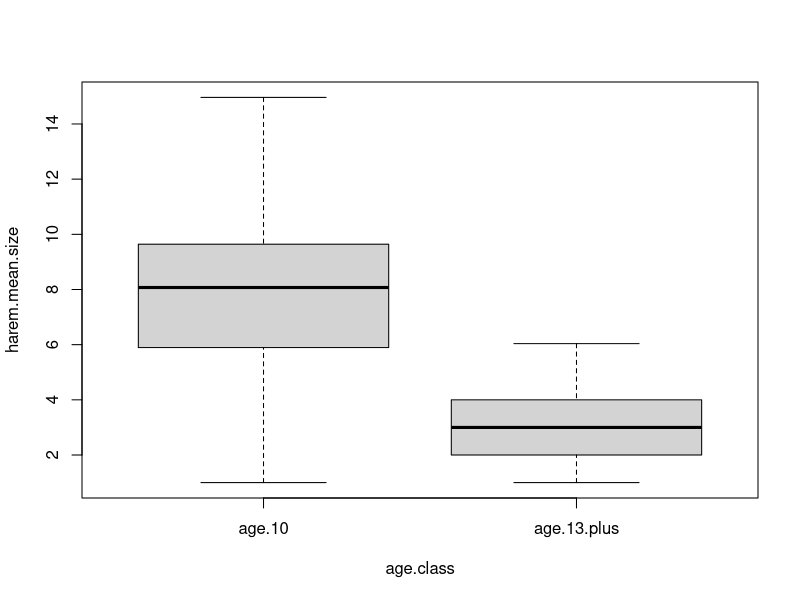
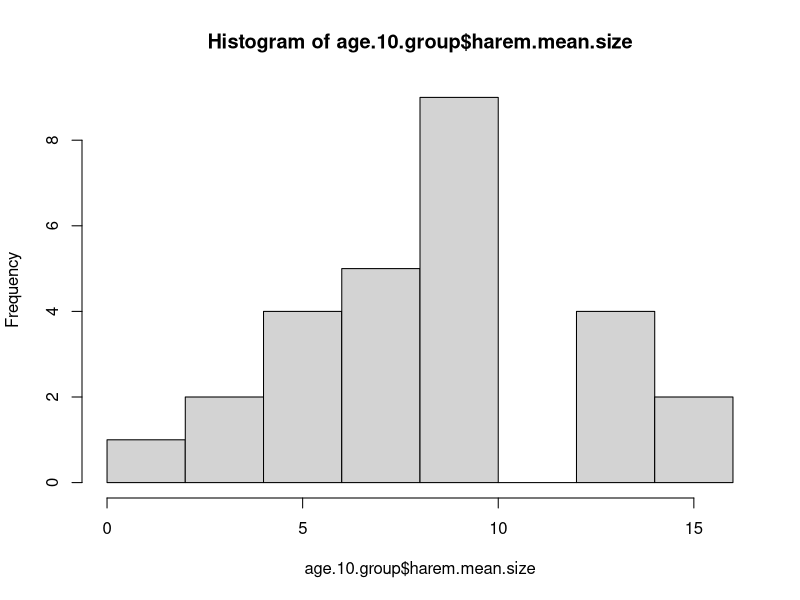
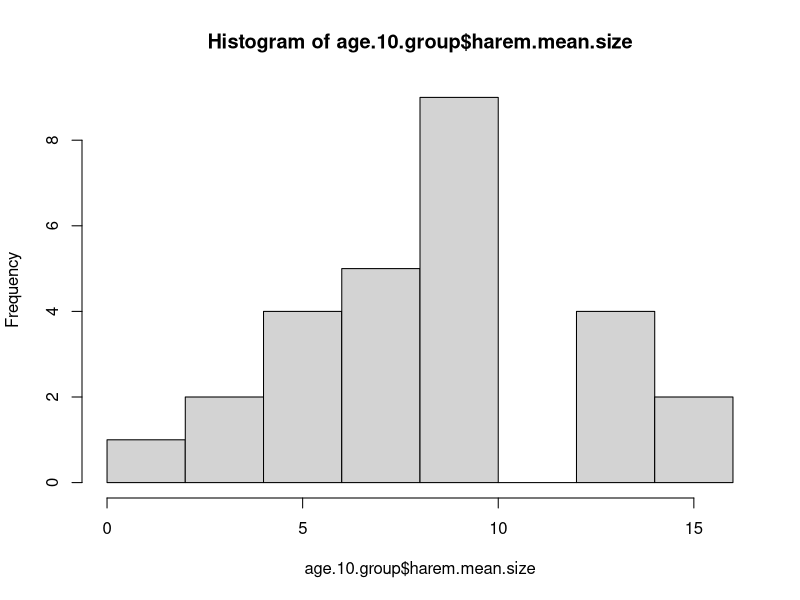
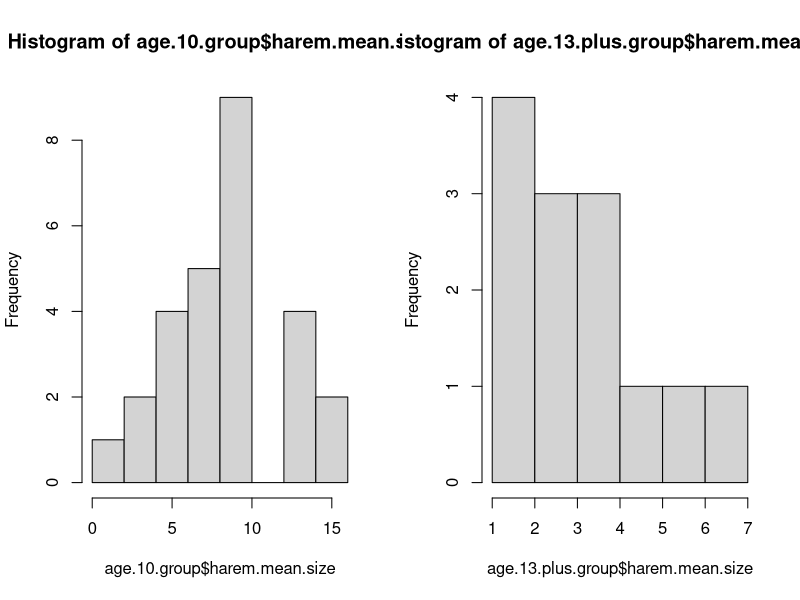
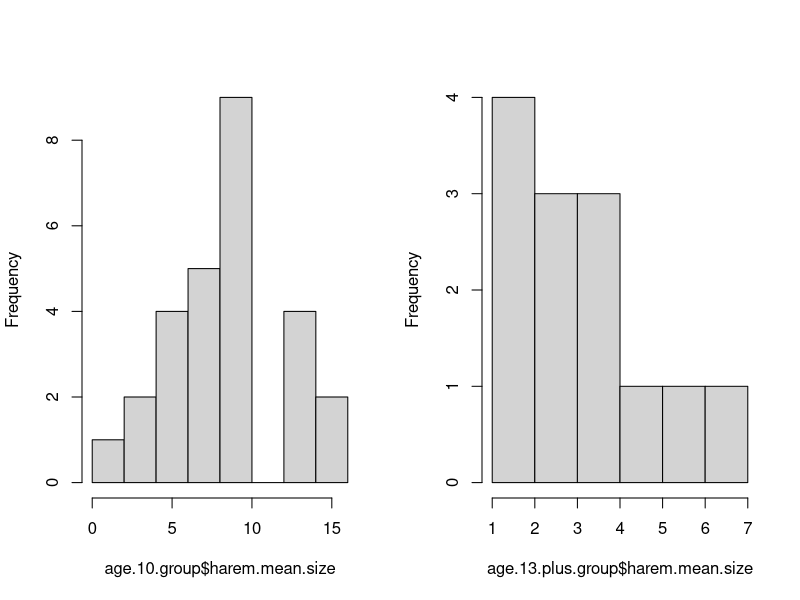

Write the R code that produced these figures, in order.
## ---- chunk 1
knitr::opts_chunk$set(echo = TRUE)
par(mfrow = c(1,1))
## ---- chunk 2
setwd("C:/Users/lisanjie2/Desktop/TEACHING/1_STATS_CalU/1_STAT_CalU_2016_by_NLB/Lab/Lab4b")
## ---- chunk 3
harem <- read.csv("harem.csv")
## ---- chunk 4
summary(harem)
## ---- chunk 5
boxplot(harem.mean.size ~ age.class, data = harem)
## ---- chunk 6
age.10.group <- subset(x = harem,
                      select = c(age.class, harem.mean.size),
                      age.class == "age.10")
## ---- chunk 7
age.13.plus.group <- subset(x = harem,
                      select = c(age.class, harem.mean.size),
                      age.class == "age.13.plus")
## ---- chunk 8
summary(age.10.group)
summary(age.13.plus.group)
## ---- chunk 9
hist(age.10.group$harem.mean.size)
## ---- chunk 10
hist(age.10.group$harem.mean.size)
## ---- chunk 11
par(mfrow = c(1,2))
## ---- chunk 12
par(mfrow = c(1,2))
hist(age.10.group$harem.mean.size)
hist(age.13.plus.group$harem.mean.size)
## ---- chunk 13
par(mfrow = c(1,2))
hist(age.10.group$harem.mean.size, main = "")
hist(age.13.plus.group$harem.mean.size, main = "")
## ---- chunk 14
tapply(harem$harem.mean.size,  #the numeric variable
       harem$age.class,        #the categorical variable
       FUN = mean,             #the mathematical operation
       na.rm = T)
## ---- chunk 15
my.means <- tapply(harem$harem.mean.size,  #the numeric variable
       harem$age.class,        #the categorical variable
       FUN = mean,             #the mathematical operation
       na.rm = T)

my.means
## ---- chunk 16
my.sd <- tapply(harem$harem.mean.size,  #the numeric variable
       harem$age.class,        #the categorical variable
       FUN = sd,             #the mathematical operation
       na.rm = T)

my.sd
## ---- chunk 17
my.sample.size <- tapply(harem$harem.mean.size,  #the numeric variable
       harem$age.class,        #the categorical variable
       FUN = length
       )

my.sample.size
## ---- chunk 18
my.se <- my.sd/sqrt(my.sample.size)
